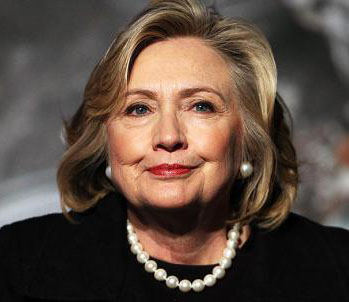
#> input picture clinton.jpg, 349 x 302 px
$ python lapblending.py   (Python 2 division)   (older library calls are emulated)
#> lines starting #> are read from the running program, lines starting #| are printed output that depends on the picture; after the words box and inside, x2 and y2 are one past the last pixel; in counts of white or black regions, pixels touching at a corner belong together
##############################################
# Project 2 - Laplacian blending
# Fengjun Yang(Jack), Weite Liu
##############################################

import cv2
import numpy as np
from copy import deepcopy

def pyr_build(orig, depth, show=False):
    """ This function takes in an image and the desired depth to create
    a laplacian pyramid represented in the form of a list"""
    img = deepcopy(orig)
    G = [img]       # G is the list representing the gaussian pyramid
    lp = []          # lp is the list representing the laplacian pyramid

    for i in range(depth-1):
        # First get the next gaussian
        next_G = cv2.pyrDown(G[i])   #dtype is uint8
        G.append(next_G)
        # Then find the laplacian
        resized_G = cv2.pyrUp(G[i+1], dstsize=(G[i].shape[1], G[i].shape[0]) )
        float_G = resized_G.astype(np.float32)
        l = G[i].astype(np.float32) - float_G
        lp.append(l)
        if show:
            cv2.imshow('Building Pyramid',0.5 + 0.5*(l / np.abs(l).max() ))
            while cv2.waitKey() < 0 : pass

    lp.append( G[depth-1].astype(np.float32) )

    return lp

def pyr_reconstruct(lp_orig, show=False):
    """This function takes in a list representing the laplacian pyramid
    of an image and then return the image reconstructed from this pyramid"""
    lp = deepcopy(lp_orig)     # First make a deepcopy of the laplacian pyr
    R = lp.pop()              # The first R is the last element in lp

    while lp:
        shape = lp[-1].shape[1],lp[-1].shape[0]
        R = cv2.pyrUp(R,dstsize=shape)
        R = R.astype(np.float32)
        R += lp.pop()
        if show:
            cv2.imshow('Reconstructing',0.5 + 0.5*(R / np.abs(R).max() ))
            while cv2.waitKey() < 0 : pass

    # Convert the image into integer format
    R = np.clip(R, 0, 255)
    R = np.uint8(R)

    return R

def alpha_blend(A, B, alpha_orig):
    """ Performs an alpha blend on two images A and B with mask alpha
    returns the blended image"""
    alpha = deepcopy(alpha_orig)

    A = A.astype(alpha.dtype)
    B = B.astype(alpha.dtype)

    '''
    cv2.imshow('window',0.5 + 0.5*(A / np.abs(A).max() ))
    while cv2.waitKey() < 0 : pass
    cv2.imshow('window',0.5 + 0.5*(B / np.abs(B).max() ))
    while cv2.waitKey() < 0 : pass
    '''

    # If RGB, expend alpha to be also three dimensional
    if len(A.shape) == 3:
        alpha = np.expand_dims(alpha, 2)

    return A + alpha * (B - A)

def lap_blend(lpA_orig, lpB_orig, alpha, show=False):
    """Performs an alpha blend w/ the lapacian pyramid of two images
    returns resulted blended image"""
    lpA = deepcopy(lpA_orig)
    lpB = deepcopy(lpB_orig)
    new_lp = []
    # Blend each level of the images
    while lpA:
        A = lpA.pop(0)
        B = lpB.pop(0)
        # resize alpha mask to be of the same shape as A and B
        shape = A.shape[1], A.shape[0]
        temp_alpha = cv2.resize(alpha, shape, interpolation=cv2.INTER_AREA)
        new_lp.append( alpha_blend(A, B, temp_alpha) )

    # build the blended image from the new laplacian
    return pyr_reconstruct(new_lp, show)

##### Main program #####
# Ask user if she wants to see the intermediate results
print "Hello! This program blends Hilary Clinton and Bernie Sanders... faces"
print "If you want to see intermediate steps, please enter 'y'."
ifShow = False
answer = raw_input()
if answer == 'y':
    ifShow = True

# Get the images
print "Reading in images"
img1 = cv2.imread('clinton.jpg')
#> img1 is the input picture: shape (302, 349, 3); mean B, G, R 63.9, 73.9, 90
img2 = cv2.imread('bernie.jpg')
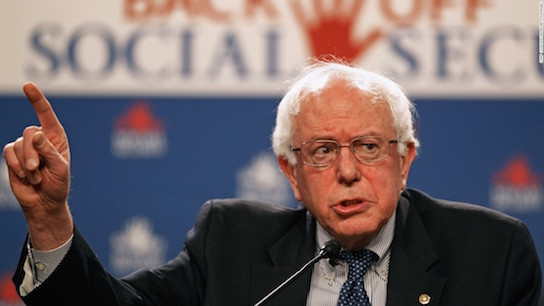
#> input picture bernie.jpg, 544 x 306 px
#> img2 is the input picture: shape (306, 544, 3); mean B, G, R 102.1, 99.2, 112
print "Successfully read in images"

# Assume 2 images have same shape
shape = img1.shape[0], img1.shape[1]
#> shape = (302, 349)

# Test for building a pyramid
lp_depth = 8   # The depth of the laplacian pyramid
print "Building a pyramid for the first image"
lp1 = pyr_build(img1, lp_depth, show=ifShow)
#> the loop in pyr_build, `for i in range(depth-1):` made 7 passes
#> pass 1, in pyr_build, `next_G = cv2.pyrDown(G[i])`:
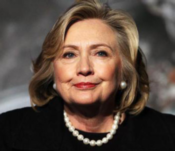
#> next_G: shape (151, 175, 3); mean of channels 0, 1, 2 64, 74, 90.1; drawn as B, G, R
#> pass 1, in pyr_build, `resized_G = cv2.pyrUp(G[i+1], dstsize=(G[i].shape[1], G[i].shape[0]) )`:
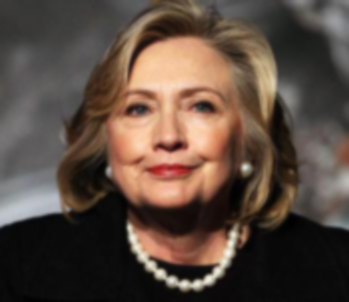
#> resized_G: shape (302, 349, 3); mean of channels 0, 1, 2 63.9, 74, 90.1; drawn as B, G, R
#> pass 1, in pyr_build, `l = G[i].astype(np.float32) - float_G`:
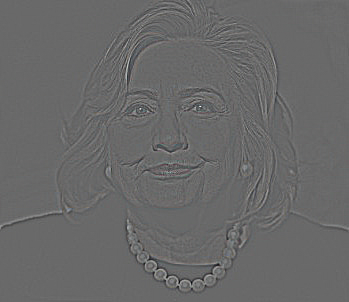
#> l: shape (302, 349, 3) float32; mean of channels 0, 1, 2 -0.1, -0.1, -0.1; drawn with min black and max white
#> after the loop in pyr_build, `for i in range(depth-1):`: G = 8 items; lp = 7 items
#> lp1 = 8 items
print "Building a pyramid for the second image"
lp2 = pyr_build(img2, lp_depth, show=ifShow)
#> the loop in pyr_build (call 2), `for i in range(depth-1):` made 7 passes
#> pass 1, in pyr_build (call 2), `next_G = cv2.pyrDown(G[i])`:
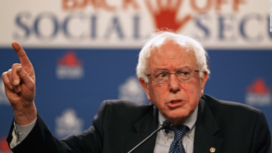
#> next_G: shape (153, 272, 3); mean of channels 0, 1, 2 102.3, 99.4, 112.3; drawn as B, G, R
#> pass 1, in pyr_build (call 2), `l = G[i].astype(np.float32) - float_G`:
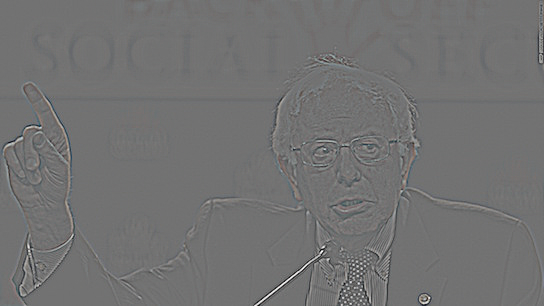
#> l: shape (306, 544, 3) float32; mean of channels 0, 1, 2 -0.1, -0.1, -0.1; drawn with min black and max white
#> lp2 = 8 items

# Show reconstructing an image from its laplacian
if ifShow:
    print "Example for reconstructing from pyramid"
    R1 = pyr_reconstruct(lp1, show=True)
    cv2.imshow('Reconstructed',R1)
    while cv2.waitKey() < 0 : pass

# Creating a mask
alpha = np.zeros(shape, np.float32)
#> alpha: shape (302, 349) float32; every value is 0
"""
# 1. Mask for wendy and burger
cv2.ellipse(alpha, (512, 384), (150,200), 0, 0, 360, 1, -1)
"""
# 2. Mask for Bernie and Clinton
cv2.ellipse(alpha, (175, 150), (52, 82), 0, 0, 360, 1, -1)
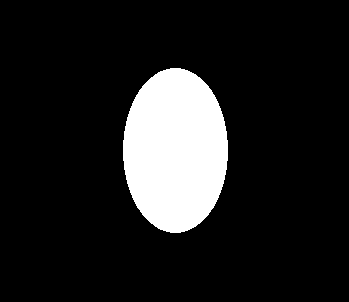
#> alpha: shape (302, 349) float32; values 0 (black) and 1 (white), 12.9% white; 1 white region, box (x1, y1, x2, y2) and area: (123, 68, 228, 233) 13589

# Show the mask
if ifShow:
    print "Showing the mask"
    balpha = alpha.astype(np.uint8).view(np.bool)
    masked = np.empty((shape[1],shape[0],3), np.uint8)
    masked[:] = 0
    masked[balpha] = img2[balpha]
    cv2.imshow('Mask',masked)
    while cv2.waitKey() < 0: pass
    cv2.imwrite('mask.jpg',alpha*255)

# alpha = cv2.GaussianBlur(alpha, (0,0), 5)

# Blending images directly through a alpha blend
direct_blend = alpha_blend(img1, img2, alpha)
#> (the run stopped early here; a loop or call above may not have finished)
